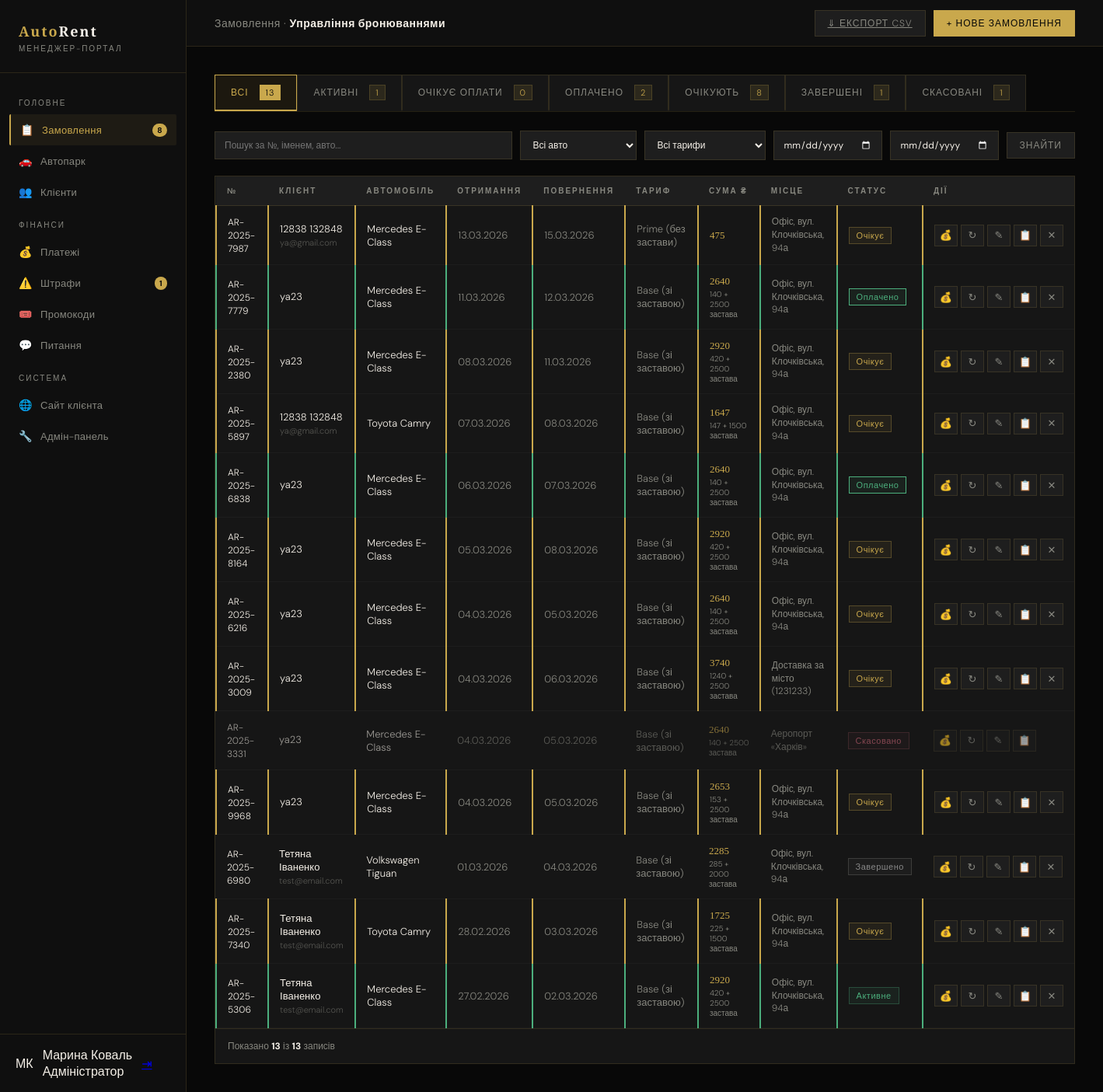
Page /manager/bookings/ (signed in) on the committed database.
### core/models.py (models this page shows, shortened)
class Booking(models.Model):
    STATUSES = [('pending','Очікує'),('awaiting_payment','Очікує оплати'),('paid','Оплачено'),('active','Активне'),('completed','Завершено'),('cancelled','Скасовано')]
    TARIFFS = [('base','Base (зі заставою)'),('prime','Prime (без застави)')]
    PAYMENTS = [('card','Картка'),('cash','Готівка'),('bank','Безготівковий')]
    PICKUPS = [('office','Офіс, вул. Клочківська, 94а'),('airport','Аеропорт «Харків»'),('station','Залізничний вокзал'),('delivery','Доставка по місту'),('delivery_out','Доставка за місто')]
    number = models.CharField('Номер', max_length=20, unique=True, blank=True)
    user = models.ForeignKey(User, on_delete=models.CASCADE, related_name='bookings')
    car = models.ForeignKey(Car, on_delete=models.CASCADE, related_name='bookings')
    date_from = models.DateField('Від')
    date_to = models.DateField('До')
    time_from = models.TimeField('Час отримання', default='10:00')
    time_to   = models.TimeField('Час повернення', default='10:00')
    pickup_location    = models.CharField('Місце отримання', max_length=20, choices=PICKUPS, default='office')
    delivery_address   = models.CharField('Адреса доставки', max_length=255, blank=True)
    return_location    = models.CharField('Місце повернення', max_length=20, choices=PICKUPS, default='office')
    return_address     = models.CharField('Адреса повернення', max_length=255, blank=True)
    tariff = models.CharField('Тариф', max_length=10, choices=TARIFFS, default='base')
    payment_method = models.CharField('Оплата', max_length=10, choices=PAYMENTS, default='card')
    status = models.CharField('Статус', max_length=20, choices=STATUSES, default='pending')
    extra_gps = models.BooleanField('GPS', default=False)
    extra_child_seat = models.BooleanField('Дитяче крісло', default=False)
    extra_wifi = models.BooleanField('Wi-Fi', default=False)
    extra_driver = models.BooleanField('Доп. водій', default=False)
    extra_tire = models.BooleanField('Захист шин', default=False)
    extra_green_card = models.BooleanField('Зелена картка', default=False)
    total_price = models.DecimalField('Сума USD', max_digits=10, decimal_places=2, default=0)
    deposit_amount = models.DecimalField('Застава USD', max_digits=10, decimal_places=2, default=0)
    SOURCES = [('web','Сайт (повна форма)'),('quick','Швидке замовлення'),('manager','Менеджер')]
    manager_note = models.TextField('Нотатка', blank=True)
    source = models.CharField('Джерело', max_length=20, choices=SOURCES, default='web')
    promo_code = models.CharField('Промокод', max_length=50, blank=True)
    created_at = models.DateTimeField(auto_now_add=True)
    updated_at = models.DateTimeField(auto_now=True)
    class Meta:
        verbose_name = 'Замовлення'
        verbose_name_plural = 'Замовлення'
        ordering = ['-created_at']
    @property
    def days_count(self):
        try:
            return max(1, (self.date_to - self.date_from).days)
        except Exception:
            return 1
    @property
    def total_with_deposit(self):
        return (self.total_price or 0) + (self.deposit_amount or 0)
    def get_pickup_display_custom(self):
        return dict(self.PICKUPS).get(self.pickup_location, self.pickup_location)

class Car(models.Model):
    CAR_CLASSES = [('economy','Економ'),('comfort','Комфорт'),('business','Бізнес'),('vip','VIP'),('crossover','Кросовер'),('minivan','Мінівен'),('electric','Електро')]
    FUELS = [('petrol','Бензин'),('diesel','Дизель'),('electric','Електро'),('hybrid','Гібрид')]
    STATUSES = [('free','Вільний'),('rented','У прокаті'),('service','На ТО'),('broken','Несправний')]
    brand = models.CharField('Марка', max_length=50)
    model = models.CharField('Модель', max_length=100)
    year = models.IntegerField('Рік', default=2023)
    car_class = models.CharField('Клас', max_length=20, choices=CAR_CLASSES, default='comfort')
    fuel = models.CharField('Паливо', max_length=20, choices=FUELS, default='petrol')
    transmission = models.CharField('КПП', max_length=30, default='Автомат')
    seats = models.IntegerField('Місць', default=5)
    engine = models.CharField('Двигун', max_length=40, blank=True)
    drive = models.CharField('Привід', max_length=20, default='Передній')
    color = models.CharField('Колір', max_length=30, default='Чорний')
    plate = models.CharField('Держ. номер', max_length=20, unique=True)
    mileage = models.IntegerField('Пробіг км', default=0)
    price_base = models.DecimalField('Base USD/доба', max_digits=8, decimal_places=2, default=50)
    price_prime = models.DecimalField('Prime USD/доба', max_digits=8, decimal_places=2, default=70)
    deposit = models.DecimalField('Застава USD', max_digits=8, decimal_places=2, default=1500)
    status = models.CharField('Статус', max_length=20, choices=STATUSES, default='free')
    next_service = models.DateField('Наступне ТО', null=True, blank=True)
    description = models.TextField('Опис', blank=True)
    features = models.TextField('Особливості (через кому)', blank=True)
    image = models.ImageField('Фото', upload_to='cars/', blank=True, null=True)
    emoji = models.CharField('Емодзі', max_length=8, default='🚗')
    is_featured = models.BooleanField('На головній', default=False)
    is_popular  = models.BooleanField('Популярний', default=False)
    created_at = models.DateTimeField(auto_now_add=True)
    class Meta:
        verbose_name = 'Автомобіль'
        verbose_name_plural = 'Автомобілі'
        ordering = ['car_class', 'brand']
    @property
    def full_name(self): return f'{self.brand} {self.model}'

### manager_portal/views.py (the view, shortened to what this page needs)
# urls.py: path('bookings/', views.bookings, name='manager_bookings'),
@manager_req
def bookings(request):
    import csv
    from django.http import HttpResponse
    from datetime import date as date_cls
    qs = Booking.objects.select_related('user','car').order_by('-date_from','-pk')
    sf      = request.GET.get('status','')
    q       = request.GET.get('q','')
    car_f   = request.GET.get('car','')
    tariff_f= request.GET.get('tariff','')
    date_f  = request.GET.get('date_from','')
    date_t  = request.GET.get('date_to','')
    if sf:       qs = qs.filter(status=sf)
    if car_f:    qs = qs.filter(car__pk=car_f)
    if tariff_f: qs = qs.filter(tariff=tariff_f)
    if date_f:   qs = qs.filter(date_from__gte=date_f)
    if date_t:   qs = qs.filter(date_to__lte=date_t)
    if q:        qs = qs.filter(
        Q(number__icontains=q)|Q(user__first_name__icontains=q)|
        Q(user__last_name__icontains=q)|Q(car__brand__icontains=q)|
        Q(car__model__icontains=q))
    counts = {s: Booking.objects.filter(status=s).count() for s,_ in Booking.STATUSES}
    counts['all'] = Booking.objects.count()
    if request.GET.get('counts_only'):
        return JsonResponse(counts)
    all_cars = Car.objects.values('pk','brand','model','price_base','price_prime','deposit').order_by('brand','model')
    return render(request, 'manager/bookings.html', {
        'bookings': qs, 'counts': counts, 'sf': sf,
        'all_cars': all_cars,
        'tariffs': Booking.TARIFFS,
        'statuses': Booking.STATUSES,
        'payment_methods': Booking.PAYMENTS,
        'pickups': Booking.PICKUPS,
        'filters': {'q':q,'car':car_f,'tariff':tariff_f,'date_from':date_f,'date_to':date_t},
    })

### templates/manager/bookings.html (shortened to what this page needs)
{% extends 'manager/base_manager.html' %}
{% block main_content %}
<div class="topbar">
  <div class="topbar-title">Замовлення · <strong>Управління бронюваннями</strong></div>
  <div style="display:flex;gap:10px;">
    <a href="?{{ request.GET.urlencode }}&export=csv" class="tb-btn">&#8659; Експорт CSV</a>
    <button class="tb-btn primary" onclick="openNewModal()">+ Нове замовлення</button>
  </div>
</div>
<div class="content">
  <div class="status-tabs">
    <a href="?{% if filters.q %}q={{ filters.q }}{% endif %}" class="stab {% if not sf %}active{% endif %}">
      Всі <span class="cnt" id="cnt-all">{{ counts.all }}</span>
    </a>
    <a href="?status=active{% if filters.q %}&q={{ filters.q }}{% endif %}" class="stab {% if sf == 'active' %}active{% endif %}">
      Активні <span class="cnt" id="cnt-active">{{ counts.active }}</span>
    </a>
    <a href="?status=awaiting_payment{% if filters.q %}&q={{ filters.q }}{% endif %}" class="stab {% if sf == 'awaiting_payment' %}active{% endif %}">
      Очікує оплати <span class="cnt" id="cnt-awaiting_payment">{{ counts.awaiting_payment }}</span>
    </a>
    <a href="?status=paid{% if filters.q %}&q={{ filters.q }}{% endif %}" class="stab {% if sf == 'paid' %}active{% endif %}">
      Оплачено <span class="cnt" id="cnt-paid">{{ counts.paid }}</span>
    </a>
    <a href="?status=pending{% if filters.q %}&q={{ filters.q }}{% endif %}" class="stab {% if sf == 'pending' %}active{% endif %}">
      Очікують <span class="cnt" id="cnt-pending">{{ counts.pending }}</span>
    </a>
    <a href="?status=completed{% if filters.q %}&q={{ filters.q }}{% endif %}" class="stab {% if sf == 'completed' %}active{% endif %}">
      Завершені <span class="cnt" id="cnt-completed">{{ counts.completed }}</span>
    </a>
    <a href="?status=cancelled{% if filters.q %}&q={{ filters.q }}{% endif %}" class="stab {% if sf == 'cancelled' %}active{% endif %}">
      Скасовані <span class="cnt" id="cnt-cancelled">{{ counts.cancelled }}</span>
    </a>
  </div>
  <form method="get" id="filterForm">
    <div class="filter-bar">
      <input type="text" name="q" value="{{ filters.q }}" placeholder="Пошук за №, іменем, авто...">
      <select name="car" onchange="this.form.submit()">
        <option value="">Всі авто</option>
      </select>
      <select name="tariff" onchange="this.form.submit()">
        <option value="">Всі тарифи</option>
      </select>
      <input type="date" name="date_from" value="{{ filters.date_from }}" title="Від" onchange="this.form.submit()" style="color-scheme:dark;">
      <input type="date" name="date_to" value="{{ filters.date_to }}" title="До" onchange="this.form.submit()" style="color-scheme:dark;">
      <button type="submit" class="tb-btn">Знайти</button>
    </div>
  </form>
  <div class="table-wrap">
    <div class="bk-wrap">
      {% if bookings %}
      <table class="bk-table">
        <thead>
          <tr>
            <th>&#8470;</th>
            <th>Клієнт</th>
            <th>Автомобіль</th>
            <th>Отримання</th>
            <th>Повернення</th>
            <th>Тариф</th>
            <th>Сума &#8372;</th>
            <th>Місце</th>
            <th>Статус</th>
            <th>Дії</th>
          </tr>
        </thead>
        <tbody>
          {% for b in bookings %}
          <tr class="row-{{ b.status }}" id="row-{{ b.pk }}">
            <td><span class="hl" style="font-size:12px;">{{ b.number }}</span></td>
            <td>
              <div class="hl">{{ b.user.get_full_name|default:b.user.username }}</div>
              <div style="font-size:11px;margin-top:2px;opacity:.55;">{{ b.user.email }}</div>
            </td>
            <td><span class="hl">{{ b.car.full_name }}</span></td>
            <td style="white-space:nowrap;">{{ b.date_from|date:"d.m.Y" }}</td>
            <td style="white-space:nowrap;">{{ b.date_to|date:"d.m.Y" }}</td>
            <td>{{ b.get_tariff_display }}</td>
            <td>
              <span class="gld" style="cursor:pointer;" onclick="openPriceDetail('{{ b.pk }}','{{ b.number }}','{{ b.total_price|floatformat:0 }}','{{ b.deposit_amount|floatformat:0 }}','{{ b.total_with_deposit|floatformat:0 }}','{{ b.tariff }}','{{ b.days_count }}','{{ b.client_discount_pct }}','{{ b.discount_amount|floatformat:0 }}','{{ b.promo_code|escapejs }}','{{ b.promo_discount_pct }}')">{{ b.total_with_deposit|floatformat:0 }}</span>
              {% if b.deposit_amount > 0 %}
              <div style="font-size:10px;color:var(--gray);margin-top:2px;">{{ b.total_price|floatformat:0 }} + {{ b.deposit_amount|floatformat:0 }} застава</div>
              {% endif %}
            </td>
            <td style="font-size:12px;max-width:130px;line-height:1.4;">{{ b.get_pickup_display_custom }}{% if b.delivery_address %}{% if b.pickup_location == 'delivery' or b.pickup_location == 'delivery_out' %}<br>({{ b.delivery_address }}){% endif %}{% endif %}</td>
            <td><span class="sp sp-{{ b.status }}" id="pill-{{ b.pk }}">{{ b.get_status_display }}</span></td>
            <td>
              <div class="act">
                <button class="abt" title="Фінансові деталі" onclick="openPriceDetail('{{ b.pk }}','{{ b.number }}','{{ b.total_price|floatformat:0 }}','{{ b.deposit_amount|floatformat:0 }}','{{ b.total_with_deposit|floatformat:0 }}','{{ b.tariff }}','{{ b.days_count }}')">💰</button>
                <button class="abt" title="Змінити статус" onclick="openStatus({{ b.pk }},'{{ b.number }}','{{ b.status }}')">&#8635;</button>
                <button class="abt" title="Редагувати" onclick="openEdit({{ b.pk }},'{{ b.number }}','{{ b.status }}','{{ b.manager_note|escapejs }}')">&#9998;</button>
                <a class="abt" title="Повна сторінка" href="{% url 'manager_booking_edit' b.pk %}">&#128203;</a>
                {% if b.status != 'cancelled' %}
                <button class="abt red" title="Скасувати" onclick="cancelBooking({{ b.pk }},'{{ b.number }}')">&#10005;</button>
                {% endif %}
              </div>
            </td>
          </tr>
          {% endfor %}
        </tbody>
      </table>
      <div class="pagination">
        <div>Показано <strong style="color:var(--white);">{{ bookings|length }}</strong> із <strong style="color:var(--white);">{{ counts.all }}</strong> записів</div>
      </div>
      {% endif %}
    </div>
  </div>
</div>
{% endblock %}

### templates/manager/base_manager.html (shortened to what this page needs)
{% load static %}<!DOCTYPE html>
<html lang="uk">
<head>
<link rel="stylesheet" href="{% static 'css/manager.css' %}?v=3">
</head>
<body>
<aside class="sidebar">
  <div class="sidebar-logo">
    <div class="logo-mark">Auto<span>Rent</span></div>
    <div class="logo-sub">Менеджер-портал</div>
  </div>
  <nav class="sidebar-nav">
    <div class="nav-section-label">Головне</div>
    <a class="nav-item {% if 'booking' in request.resolver_match.url_name|default:'' %}active{% endif %}" href="{% url 'manager_bookings' %}">
      <span class="nav-icon">📋</span> Замовлення
      {% if pending_count %}<span class="nav-badge">{{ pending_count }}</span>{% endif %}
    </a>
    <a class="nav-item {% if request.resolver_match.url_name in 'manager_cars,manager_car_edit,manager_car_add' %}active{% endif %}" href="{% url 'manager_cars' %}">
      <span class="nav-icon">🚗</span> Автопарк
    </a>
    <a class="nav-item {% if 'client' in request.resolver_match.url_name|default:'' %}active{% endif %}" href="{% url 'manager_clients' %}">
      <span class="nav-icon">👥</span> Клієнти
    </a>
    <div class="nav-section-label">Фінанси</div>
    <a class="nav-item {% if request.resolver_match.url_name == 'manager_payments' %}active{% endif %}" href="{% url 'manager_payments' %}">
      <span class="nav-icon">💰</span> Платежі
    </a>
    <a class="nav-item {% if 'fine' in request.resolver_match.url_name|default:'' %}active{% endif %}" href="{% url 'manager_fines' %}">
      <span class="nav-icon">⚠️</span> Штрафи
      {% if unpaid_fines %}<span class="nav-badge">{{ unpaid_fines }}</span>{% endif %}
    </a>
    <a class="nav-item {% if request.resolver_match.url_name == 'manager_promos' %}active{% endif %}" href="{% url 'manager_promos' %}">
      <span class="nav-icon">🎟️</span> Промокоди
    </a>
    <a class="nav-item {% if request.resolver_match.url_name == 'manager_inquiries' %}active{% endif %}" href="{% url 'manager_inquiries' %}">
      <span class="nav-icon">💬</span> Питання
    </a>
    <div class="nav-section-label">Система</div>
    <a class="nav-item" href="{% url 'index' %}">
      <span class="nav-icon">🌐</span> Сайт клієнта
    </a>
    <a class="nav-item" href="/admin/">
      <span class="nav-icon">🔧</span> Адмін-панель
    </a>
  </nav>
  <div class="sidebar-user">
    <div class="user-avatar">{{ user.first_name|first|upper }}{{ user.last_name|first|upper }}</div>
    <div>
      <div class="user-name">{{ user.get_full_name|default:user.username }}</div>
      <div class="user-role">{% if user.is_superuser %}Адміністратор{% else %}Менеджер{% endif %}</div>
    </div>
    <a href="{% url 'logout' %}" class="user-logout" title="Вийти">⇥</a>
  </div>
</aside>
<div class="main-content">
  {% block main_content %}{% endblock %}
</div>
</body>
</html>

### rows in the picture
Booking: number "AR-2025-7987", user.get_full_name "12838 132848", user.email "ya@gmail.com", car.full_name "Mercedes E-Class", date_from "13.03.2026", date_to "15.03.2026", tariff "Prime (без застави)", total_with_deposit "475", get_pickup_display_custom "Офіс, вул. Клочківська, 94а", status "Очікує"
Booking: number "AR-2025-7779", user.get_full_name "ya23", car.full_name "Mercedes E-Class", date_from "11.03.2026", date_to "12.03.2026", tariff "Base (зі заставою)", total_with_deposit "2640", total_price "140", deposit_amount "2500", get_pickup_display_custom "Офіс, вул. Клочківська, 94а", status "Оплачено"
Booking: number "AR-2025-2380", user.get_full_name "ya23", car.full_name "Mercedes E-Class", date_from "08.03.2026", date_to "11.03.2026", tariff "Base (зі заставою)", total_with_deposit "2920", total_price "420", deposit_amount "2500", get_pickup_display_custom "Офіс, вул. Клочківська, 94а", status "Очікує"
Booking: number "AR-2025-5897", user.get_full_name "12838 132848", user.email "ya@gmail.com", car.full_name "Toyota Camry", date_from "07.03.2026", date_to "08.03.2026", tariff "Base (зі заставою)", total_with_deposit "1647", total_price "147", deposit_amount "1500", get_pickup_display_custom "Офіс, вул. Клочківська, 94а", status "Очікує"
Booking: number "AR-2025-6838", user.get_full_name "ya23", car.full_name "Mercedes E-Class", date_from "06.03.2026", date_to "07.03.2026", tariff "Base (зі заставою)", total_with_deposit "2640", total_price "140", deposit_amount "2500", get_pickup_display_custom "Офіс, вул. Клочківська, 94а", status "Оплачено"
Booking: number "AR-2025-8164", user.get_full_name "ya23", car.full_name "Mercedes E-Class", date_from "05.03.2026", date_to "08.03.2026", tariff "Base (зі заставою)", total_with_deposit "2920", total_price "420", deposit_amount "2500", get_pickup_display_custom "Офіс, вул. Клочківська, 94а", status "Очікує"
Booking: number "AR-2025-6216", user.get_full_name "ya23", car.full_name "Mercedes E-Class", date_from "04.03.2026", date_to "05.03.2026", tariff "Base (зі заставою)", total_with_deposit "2640", total_price "140", deposit_amount "2500", get_pickup_display_custom "Офіс, вул. Клочківська, 94а", status "Очікує"
Booking: number "AR-2025-3009", user.get_full_name "ya23", car.full_name "Mercedes E-Class", date_from "04.03.2026", date_to "06.03.2026", tariff "Base (зі заставою)", total_with_deposit "3740", total_price "1240", deposit_amount "2500", get_pickup_display_custom "Доставка за місто", delivery_address "1231233", status "Очікує"
Booking: number "AR-2025-3331", user.get_full_name "ya23", car.full_name "Mercedes E-Class", date_from "04.03.2026", date_to "05.03.2026", tariff "Base (зі заставою)", total_with_deposit "2640", total_price "140", deposit_amount "2500", get_pickup_display_custom "Аеропорт «Харків»", status "Скасовано"
Booking: number "AR-2025-9968", user.get_full_name "ya23", car.full_name "Mercedes E-Class", date_from "04.03.2026", date_to "05.03.2026", tariff "Base (зі заставою)", total_with_deposit "2653", total_price "153", deposit_amount "2500", get_pickup_display_custom "Офіс, вул. Клочківська, 94а", status "Очікує"
Booking: number "AR-2025-6980", user.get_full_name "Тетяна Іваненко", user.email "test@email.com", car.full_name "Volkswagen Tiguan", date_from "01.03.2026", date_to "04.03.2026", tariff "Base (зі заставою)", total_with_deposit "2285", total_price "285", deposit_amount "2000", get_pickup_display_custom "Офіс, вул. Клочківська, 94а", status "Завершено"
Booking: number "AR-2025-7340", user.get_full_name "Тетяна Іваненко", user.email "test@email.com", car.full_name "Toyota Camry", date_from "28.02.2026", date_to "03.03.2026", tariff "Base (зі заставою)", total_with_deposit "1725", total_price "225", deposit_amount "1500", get_pickup_display_custom "Офіс, вул. Клочківська, 94а", status "Очікує"
Booking: number "AR-2025-5306", user.get_full_name "Тетяна Іваненко", user.email "test@email.com", car.full_name "Mercedes E-Class", date_from "27.02.2026", date_to "02.03.2026", tariff "Base (зі заставою)", total_with_deposit "2920", total_price "420", deposit_amount "2500", get_pickup_display_custom "Офіс, вул. Клочківська, 94а", status "Активне"

### other values in the picture
{{ pending_count }} "8"
{{ unpaid_fines }} "1"
{{ user.first_name|first|upper }} "М"
{{ user.last_name|first|upper }} "К"
{{ user.get_full_name|default:user.username }} "Марина Коваль"
{{ counts.all }} "13"
{{ counts.active }} "1"
{{ counts.awaiting_payment }} "0"
{{ counts.paid }} "2"
{{ counts.pending }} "8"
{{ counts.completed }} "1"
{{ counts.cancelled }} "1"
{{ bookings|length }} "13"
